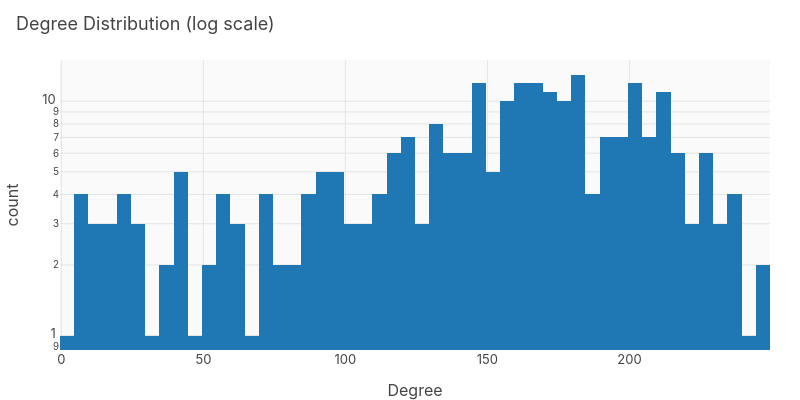

Write notebook code for a chart like this one.
### Code cell
# Degree distribution
degrees = [d for _, d in G.degree()]
fig = px.histogram(x=degrees, nbins=50, log_y=True,
    title='Degree Distribution (log scale)',
    labels={'x': 'Degree', 'y': 'Count'})
fig.update_layout(height=400, width=800)
fig.show()

### Figure 1 — Plotly figure (JSON) as saved in the notebook; plotly's stock layout.template omitted (floating-point values rounded to 4 significant figures; data arrays with more than 128 entries replaced by an {"elided": "..."} marker saying what was removed)
{"data": [{"bingroup": "x", "hovertemplate": "Degree=%{x}<br>count=%{y}<extra></extra>", "legendgroup": "", "marker": {"color": "#1f77b4", "pattern": {"shape": ""}}, "name": "", "nbinsx": 50, "orientation": "v", "showlegend": false, "type": "histogram", "x": {"elided": "263 int values"}, "xaxis": "x", "yaxis": "y"}], "layout": {"barmode": "relative", "height": 400, "legend": {"tracegroupgap": 0}, "title": {"text": "Degree Distribution (log scale)"}, "width": 800, "xaxis": {"anchor": "y", "domain": [0.0, 1.0], "title": {"text": "Degree"}}, "yaxis": {"anchor": "x", "domain": [0.0, 1.0], "title": {"text": "count"}, "type": "log"}}}
